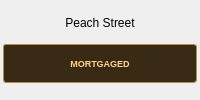
       <widget class="QFrame" name="tile17">
        <property name="tile" stdset="0">
         <bool>true</bool>
        </property>
        <layout class="QVBoxLayout" name="tileLayout17">
         <property name="spacing">
          <number>2</number>
         </property>
         <property name="leftMargin">
          <number>3</number>
         </property>
         <property name="topMargin">
          <number>3</number>
         </property>
         <property name="rightMargin">
          <number>3</number>
         </property>
         <property name="bottomMargin">
          <number>3</number>
         </property>
         <item>
          <widget class="QLabel" name="tileName17">
           <property name="styleSheet">
            <string>font-size: 12px;</string>
           </property>
           <property name="text">
            <string>Peach Street</string>
           </property>
           <property name="alignment">
            <set>Qt::AlignmentFlag::AlignCenter</set>
           </property>
           <property name="wordWrap">
            <bool>true</bool>
           </property>
          </widget>
         </item>
         <item>
          <widget class="QLabel" name="mortgageLabel17">
           <property name="visible">
            <bool>false</bool>
           </property>
           <property name="styleSheet">
            <string notr="true">background-color: #392a16; color: #ffd584; border: 1px solid #b88b46; border-radius: 3px; padding: 2px; font-size: 9px; font-weight: bold;</string>
           </property>
           <property name="text">
            <string>MORTGAGED</string>
           </property>
           <property name="alignment">
            <set>Qt::AlignmentFlag::AlignCenter</set>
           </property>
          </widget>
         </item>
         <item>
          <widget class="QWidget" name="tokenArea17" native="true">
           <property name="minimumSize">
            <size>
             <width>0</width>
             <height>12</height>
            </size>
           </property>
           <property name="maximumSize">
            <size>
             <width>16777215</width>
             <height>12</height>
            </size>
           </property>
          </widget>
         </item>
        </layout>
       </widget>
